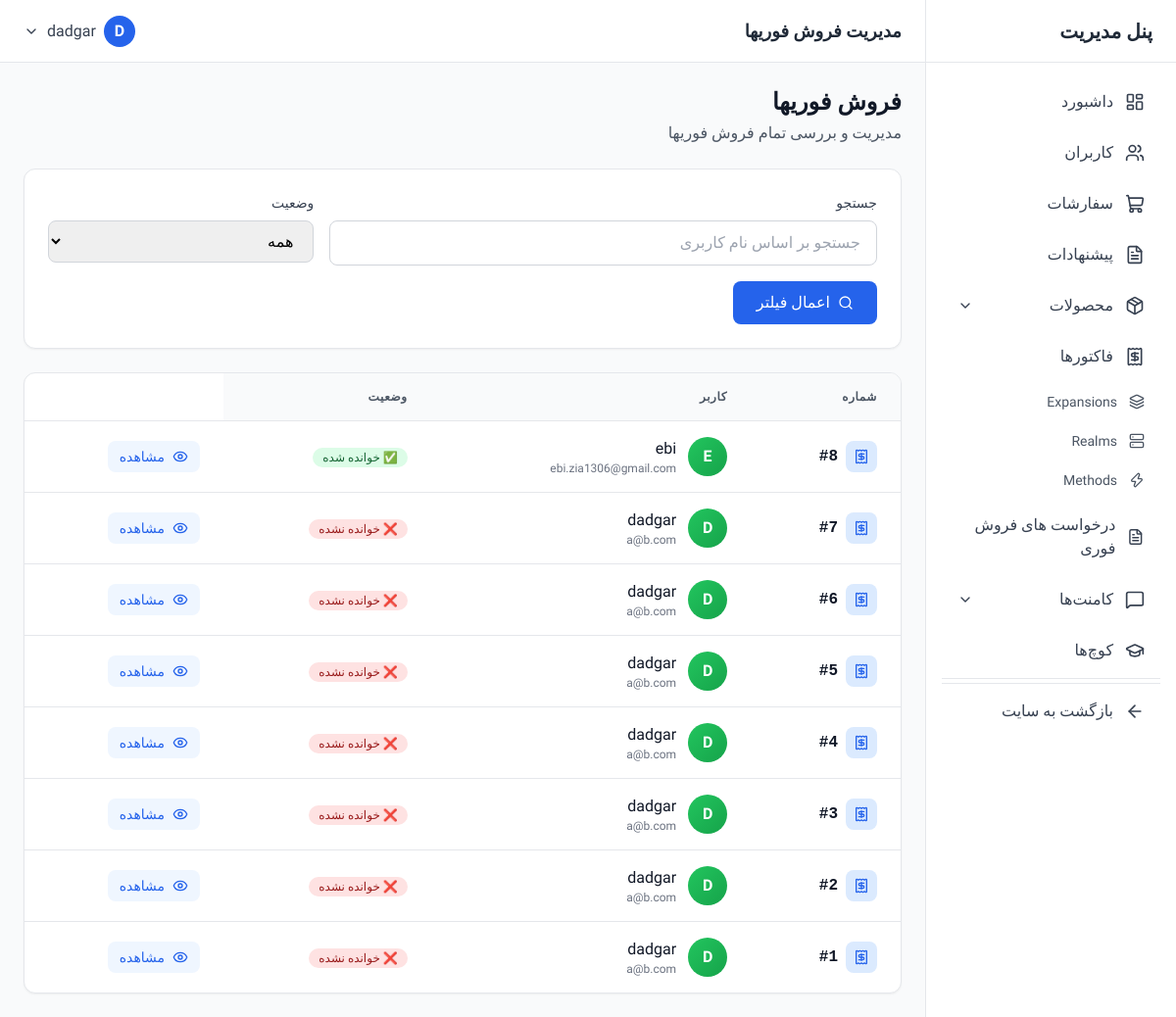
The app's page /dashboard/fastsell/ (signed in), older data.
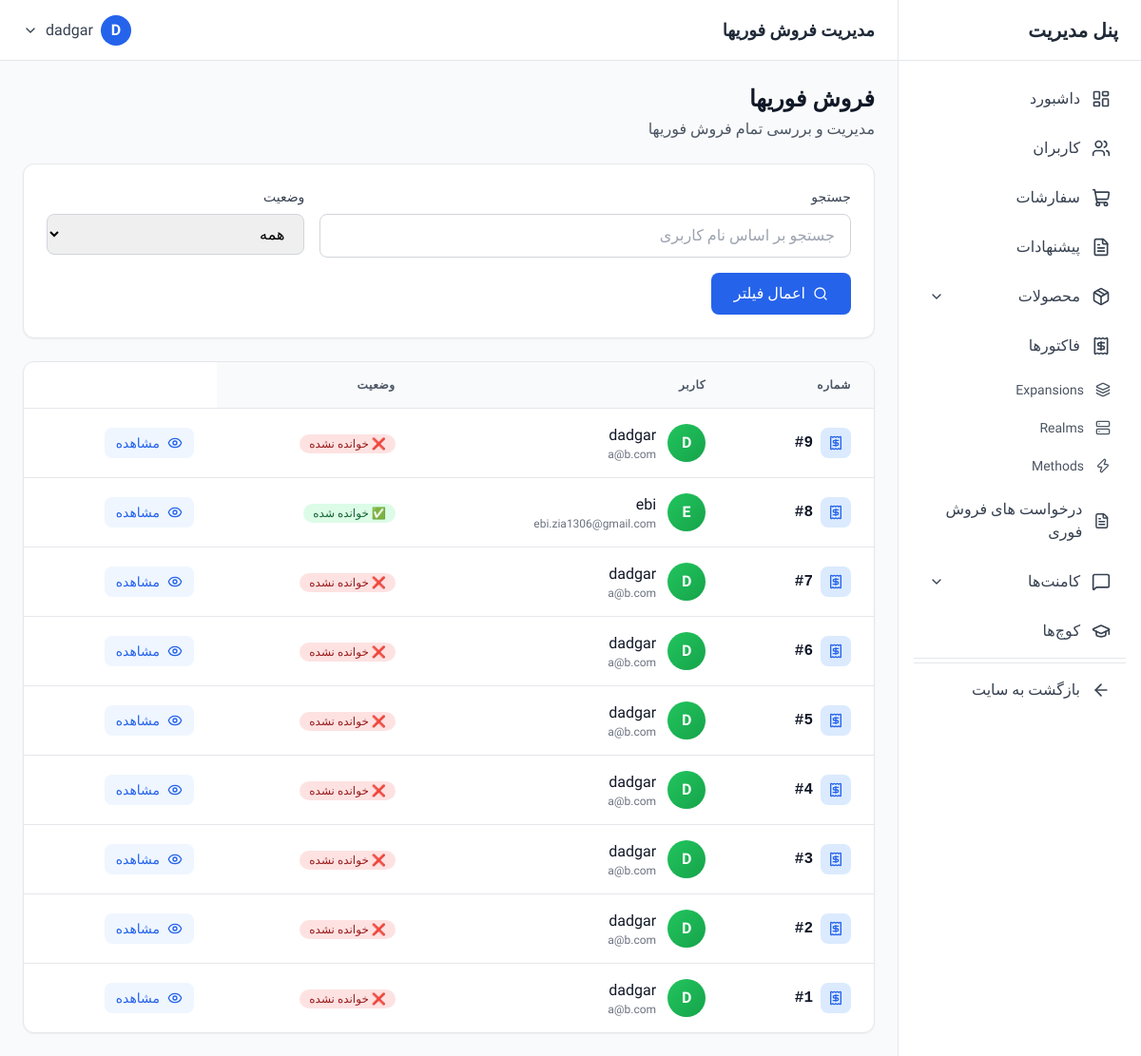
The same page, newer data.
### core/models.py (models this page shows, shortened)
class FastSell(models.Model):
    user = models.ForeignKey(User, on_delete=models.CASCADE, verbose_name="کاربر")
    text = models.TextField("متن پیام")
    created_at = models.DateTimeField(auto_now_add=True, verbose_name="تاریخ ارسال")
    is_read = models.BooleanField(default=False)

### account/models.py (models this page shows, shortened)
class User(AbstractUser):
    email = models.EmailField('Email Address', unique=True)
    phone = models.CharField('Phone Number', max_length=15)
    discord_id = models.CharField('Discord ID', max_length=255)
    last_activation_email_sent = models.DateTimeField(null=True, blank=True)

### dashboard/views.py (the view, shortened to what this page needs)
# urls.py: path('fastsell/', views.fastsell_list, name='fastsell_list'),
@login_required
@user_passes_test(is_admin)
def fastsell_list(request):
    search = request.GET.get('search', '').strip() # از .strip() برای حذف فاصله‌های اضافی استفاده کنید
    is_read_filter = request.GET.get('is_read') # نام متغیر را تغییر دادیم تا با نام فیلد درگیری نداشته باشد
    fastSells = FastSell.objects.all().order_by('-created_at') # بهتر است ترتیب نمایش را مشخص کنید
    if is_read_filter:
        if is_read_filter == 'read':
            fastSells = fastSells.filter(is_read=True)
        elif is_read_filter == 'unread':
            fastSells = fastSells.filter(is_read=False)
    context = {
        'fastsells': fastSells,
        'search': search,
        'is_read': is_read_filter, # ارسال متغیر فیلتر جدید
    }
    return render(request, 'dashboard/fastsell/list.html', context)

### dashboard/views.py (called while the page is built)
def is_admin(user):
    return user.is_staff or user.is_superuser

### dashboard/templates/dashboard/fastsell/list.html (shortened to what the changed rows need)
{% extends 'dashboard/base.html' %}
{% block page_title %}مدیریت فروش فوریها{% endblock %}
{% block content %}
<div class="space-y-6">
    <div class="flex flex-col sm:flex-row items-start sm:items-center justify-between gap-4">
        <div>
            <h2 class="text-2xl font-bold text-gray-900">فروش فوریها</h2>
        </div>
    </div>
    <div class="bg-white rounded-xl shadow-sm border border-gray-200 overflow-hidden">
        {% if fastsells %}
        <div class="overflow-x-auto">
            <table class="w-full">
                <thead class="bg-gray-50 border-b border-gray-200">
                    <tr>
                        <th class="px-6 py-4 text-right text-xs font-semibold text-gray-600 uppercase tracking-wider">شماره </th>
                        <th class="px-6 py-4 text-right text-xs font-semibold text-gray-600 uppercase tracking-wider">کاربر</th>
                        <th class="px-6 py-4 text-right text-xs font-semibold text-gray-600 uppercase tracking-wider">وضعیت</th>
                    </tr>
                </thead>
                <tbody class="divide-y divide-gray-200">
                    {% for fastsell in fastsells %}
                    <tr class="hover:bg-gray-50 transition-colors">
                        <td class="px-6 py-4">
                            <div class="flex items-center gap-2">
                                <div class="p-2 bg-blue-100 rounded-lg">
                                    <i data-lucide="receipt" class="w-4 h-4 text-blue-600"></i>
                                </div>
                                <span class="font-mono font-semibold text-gray-900">#{{ fastsell.id|default:fastsell.id }}</span>
                            </div>
                        </td>
                        <td class="px-6 py-4">
                            <div class="flex items-center gap-3">
                                <div class="flex-shrink-0 w-10 h-10 bg-gradient-to-br from-green-500 to-green-600 rounded-full flex items-center justify-center text-white font-semibold">
                                    {{ fastsell.user.username|slice:":1"|upper }}
                                </div>
                                <div>
                                    <p class="font-medium text-gray-900">{{ fastsell.user.username }}</p>
                                    <p class="text-xs text-gray-500">{{ fastsell.user.email }}</p>
                                </div>
                            </div>
                        </td>
                        <td class="px-6 py-4">
                        <span class="inline-flex items-center px-2.5 py-0.5 rounded-full text-xs font-medium
                        {% if fastsell.is_read %}
                        bg-green-100 text-green-800
                        {% else %}
                        bg-red-100 text-red-800
                        {% endif %}">
                        {% if fastsell.is_read %}
                         ✅ خوانده شده
                        {% else %}
                            ❌ خوانده نشده
                         {% endif %}
                    </span>
                    </td>
                        <td class="px-6 py-4">
                            <a href="{% url 'dashboard:fastsell_detail' fastsell.pk %}"
                               class="inline-flex items-center gap-2 px-3 py-1.5 text-sm bg-blue-50 text-blue-600 rounded-lg hover:bg-blue-100 transition-colors">
                                <i data-lucide="eye" class="w-4 h-4"></i>
                                <span>مشاهده</span>
                            </a>
                        </td>
                    </tr>
                    {% endfor %}
                </tbody>
            </table>
        </div>
        {% endif %}
    </div>
</div>
{% endblock %}

Row changes from the older to the newer data that the page shows:
added FastSell: id "9", user.username "D", user.username "dadgar", user.email "a@b.com", is_read "❌ خوانده نشده"
